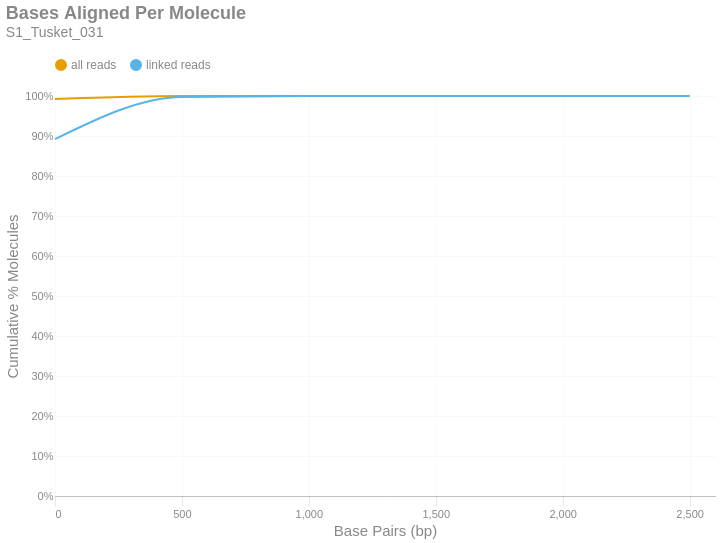

Notebook code for this chart:
### Markdown cell above
### Bases Aligned Per Molecule
This is a cumulative frequency distribution showing the number of base pairs aligned per unique molecule. These data are shown in 500 bp bins. There are two distributions: one with `all reads` (yellow) and another with only `linked reads` (blue). The percent of molecules in the `linked reads` distribution is relative to the total number of linked molecules.

### Code cell
if SKIPLR:
    print_html(f"Skipped")
else:
    binned_df = consolidated_hist(valids['aligned_bp'], mask, 500, True)
    with SafeRender(binned_df):
        (
            density_plot(binned_df, 'Bases Aligned Per Molecule', samplename, 'basesper')
            .encode(
                x=alt.X('bin:Q', title="Base Pairs (bp)").axis(tickMinStep=500).scale(padding=0),
                y=alt.Y('value:Q', title='Cumulative % Molecules')
                    .axis(format='%')
                    .scale(domain = [0,1])
                    .stack(False),
                color=alt.Color("key:N").scale(domain = ["all reads", "linked reads"]),
                tooltip = [
                    alt.Tooltip("key:N", title = "Data Type"),
                    alt.Tooltip("range_label:N", title="Bases Aligned Per Molecule"),
                    alt.Tooltip("value:Q", format = ".2%", title="% Molecules (Cum.)")
                ]
            )
        ).display()

### Figure 1 — Vega-Lite specification as saved in the notebook (floating-point values rounded to 4 significant figures)
{"width": "container", "height": 400, "config": {"title": {"anchor": "start", "dy": -15, "fontSize": 18, "color": "#888888", "subtitleColor": "#888888", "subtitleFontSize": 14}, "arc": {"fill": "#0072B2"}, "axis": {"domainColor": "#888888", "domainWidth": 0.5, "gridWidth": 0.2, "grid": false, "titleFontWeight": 400, "titleFontSize": 15, "labelFontSize": 11, "labelColor": "#888888", "tickColor": "#888888", "tickWidth": 0.2, "titleColor": "#888888"}, "axisBand": {"grid": false}, "axisX": {"grid": true, "tickSize": 10, "domainCap": "round"}, "axisY": {"domain": false, "grid": true, "tickSize": 0, "domainCap": "round"}, "background": "transparent", "header": {"labelFontSize": 15, "labelColor": "#888888", "titleFontSize": 15, "titleFontWeight": 600, "titleColor": "#888888"}, "legend": {"labelFont": "sans-serif", "labelFontSize": 12, "labelColor": "#888888", "symbolSize": 100, "symbolType": "circle", "titleFontSize": 12, "titlePadding": 10, "titleColor": "#888888", "title": null, "orient": "top"}, "range": {"category": ["#E69F00", "#56B4E9", "#009E73", "#F0E442", "#0072B2", "#D55E00", "#CC79A7", "#000000"], "diverging": ["#cfe8f3", "#a2d4ec", "#73bfe2", "#46abdb", "#1696d2", "#12719e"]}, "area": {"fill": "#0072B2", "fillOpacity": 0.7, "line": true, "strokeOpacity": 0.7}, "line": {"color": "#0072B2", "stroke": "#0072B2", "strokeWidth": 2}, "trail": {"color": "#0072B2", "stroke": "#0072B2", "strokeWidth": 0, "size": 1}, "point": {"filled": true, "fillOpacity": 1.0, "size": 95}, "text": {"color": "#888888", "fontSize": 11, "align": "right", "fontWeight": 400, "size": 11}, "bar": {"fill": "#0072B2", "stroke": null}, "view": {"stroke": null, "continuousWidth": 660, "continuousHeight": 400}}, "data": {"name": "data-79db4fdb459ccddc0c58dc36395aeffb"}, "mark": {"type": "line", "interpolate": "monotone", "point": {"opacity": 0, "size": 275}}, "encoding": {"color": {"field": "key", "scale": {"domain": ["all reads", "linked reads"]}, "type": "nominal"}, "tooltip": [{"field": "key", "title": "Data Type", "type": "nominal"}, {"field": "range_label", "title": "Bases Aligned Per Molecule", "type": "nominal"}, {"field": "value", "format": ".2%", "title": "% Molecules (Cum.)", "type": "quantitative"}], "x": {"axis": {"tickMinStep": 500}, "field": "bin", "scale": {"padding": 0}, "title": "Base Pairs (bp)", "type": "quantitative"}, "y": {"axis": {"format": "%"}, "field": "value", "scale": {"domain": [0, 1]}, "stack": false, "title": "Cumulative % Molecules", "type": "quantitative"}}, "params": [{"name": "param_c36ac31b6afebe62", "select": {"type": "point", "fields": ["key"]}, "bind": "legend"}], "title": {"text": "Bases Aligned Per Molecule", "subtitle": "S1_Tusket_031"}, "transform": [{"fold": ["all reads (cumsum)", "linked reads (cumsum)"]}, {"calculate": "replace(datum.key, ' (cumsum)', '')", "as": "key"}, {"filter": {"param": "param_c36ac31b6afebe62"}}], "usermeta": {"embedOptions": {"downloadFileName": "S1_Tusket_031.basesper"}}, "$schema": "https://vega.github.io/schema/vega-lite/v6.1.0.json", "datasets": {"data-79db4fdb459ccddc0c58dc36395aeffb": [{"bin": "0.0", "interval": "0.0-500.0", "all reads": 0.9924, "linked reads": 0.8923, "all reads (cumsum)": 0.9924, "linked reads (cumsum)": 0.8923, "range_label": "0-499"}, {"bin": "500.0", "interval": "500.0-1000.0", "all reads": 0.007442, "linked reads": 0.1053, "all reads (cumsum)": 0.9998, "linked reads (cumsum)": 0.9977, "range_label": "500-999"}, {"bin": "1000.0", "interval": "1000.0-1500.0", "all reads": 0.000162, "linked reads": 0.002239, "all reads (cumsum)": 1.0, "linked reads (cumsum)": 0.9999, "range_label": "1000-1499"}, {"bin": "1500.0", "interval": "1500.0-2000.0", "all reads": 6.685e-06, "linked reads": 0.0001, "all reads (cumsum)": 1.0, "linked reads (cumsum)": 1.0, "range_label": "1500-1999"}, {"bin": "2000.0", "interval": "2000.0-2500.0", "all reads": 0.0, "linked reads": 0.0, "all reads (cumsum)": 1.0, "linked reads (cumsum)": 1.0, "range_label": "2000-2499"}, {"bin": "2500.0", "interval": "2500.0-3000.0", "all reads": 3.184e-07, "linked reads": 4.763e-06, "all reads (cumsum)": 1.0, "linked reads (cumsum)": 1.0, "range_label": "2500-2999"}]}}
